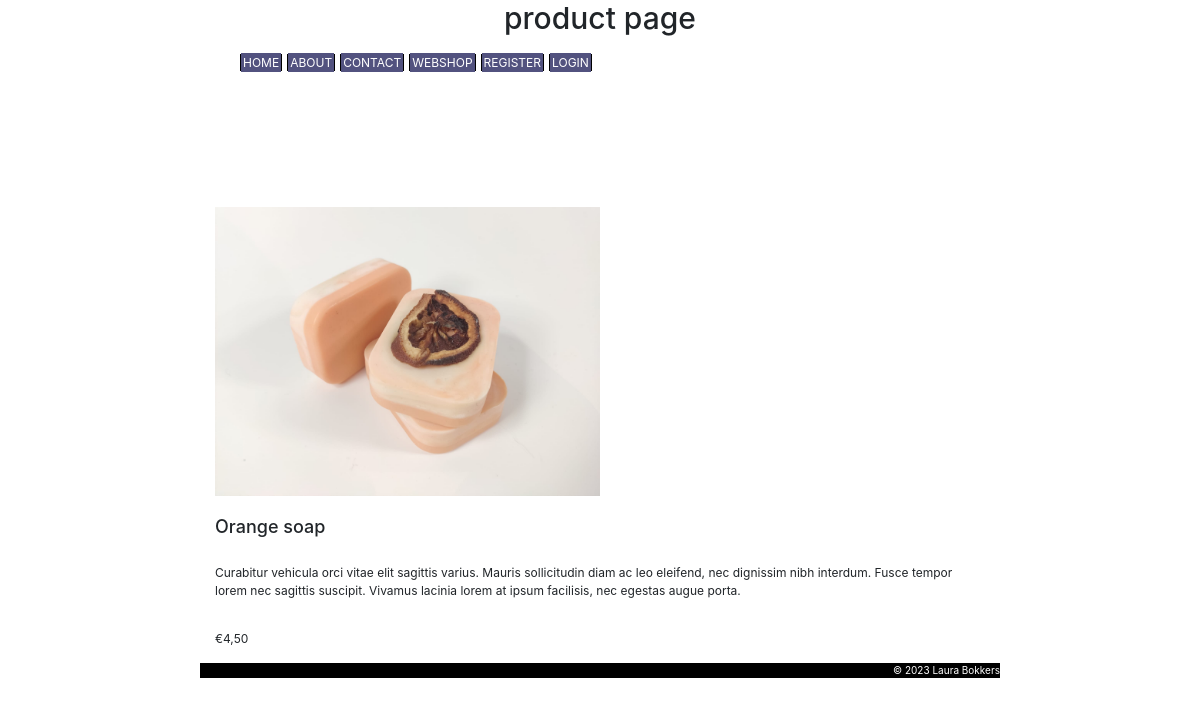
The app's page /index.php?page=product&id=7 with its own data.
### tables this page shows
CREATE TABLE `products` (
  `id` int(11) NOT NULL,
  `name` varchar(100) NOT NULL,
  `description` varchar(300) NOT NULL,
  `pricetag` int(11) NOT NULL,
  `image_url` varchar(200) NOT NULL
);

### database-connection.php (called while the page is built, shortened)
<?php
function connectToDatabase()
{
    $server = 'localhost';
    $username = 'laura_web_shop_user';
    $password = 'ditiseenwachtwoord';
    $dbname = 'lauras_webshop';
    $conn = mysqli_connect($server, $username, $password, $dbname);
    return $conn;
}
function findProductById($id)
{
    $conn = connectToDatabase();
    try {
        $id = mysqli_real_escape_string($conn, $id);
        $sql = "SELECT * FROM products WHERE id=$id";
        $result = mysqli_query($conn, $sql);
        $response = mysqli_fetch_assoc($result);
    } finally {
        mysqli_close($conn);
    }
    return $response;
}

### product.php (the view, shortened to what this page needs)
<?php
function getProductData()
{
    $userIsLoggedIn = isUserLoggedIn();
    $pageData = ["page" => "product", "product" => [], "userLoggedIn" => $userIsLoggedIn];
    $requestType = $_SERVER['REQUEST_METHOD'];
    if ($requestType == "POST") {
        $productId = getPostVar('id');
    } else {
        $productId = getUrlVar('id');
    }
    try {
        require_once("database-connection.php");
        $product = findProductById($productId);
        $pageData["product"] = $product;
    } catch (Exception $e) {
        logError("getting product failed: " . $e->getMessage());
        $pageData['genericErr'] = "Er is een technisch probleem. Probeer het later nog eens.";
    }
    return $pageData;
}
function showProductContent($pageData)
{
    $product = $pageData['product'];
    $userIsLoggedIn = $pageData['userLoggedIn'];
    showProduct($product, $userIsLoggedIn);
}
function showProduct($product, $userIsLoggedIn)
{
    echo "<div class='card-body'> <img class = 'product-img' src='" . $product['image_url'] . "' alt='soap image' width='400' height='300'></br>
    <h4 class = 'card-title'>" . $product["name"] . "</h4></br>
    <p class = 'card-text'>" . $product["description"] . "</p></br>
    &#8364;" . number_format(($product['pricetag'] / 100), 2, ',') . "</br> </div>";
}

### CSS/stylesheet.css (style rules this page uses)
.entirepage { width: 800px; margin: auto; font-size: 12px; color: darkgrey; background-color: white; }
.product-img { margin-bottom: 20px; height: 50%; width: 50%; }

### records on screen
products: name "Orange soap", description "Curabitur vehicula orci vitae elit sagittis varius. Mauris sollicitudin diam ac leo eleifend, nec dignissim nibh interdum. Fusce tempor lorem nec sagittis suscipit. Vivamus lacinia lorem at ipsum facilisis, nec egestas augue porta.", $product['pricetag']/100 "4,50"

### other values on screen
$pageTitle "product"
$buttonText "HOME"
$buttonText "ABOUT"
$buttonText "CONTACT"
$buttonText "WEBSHOP"
$buttonText "REGISTER"
$buttonText "LOGIN"
